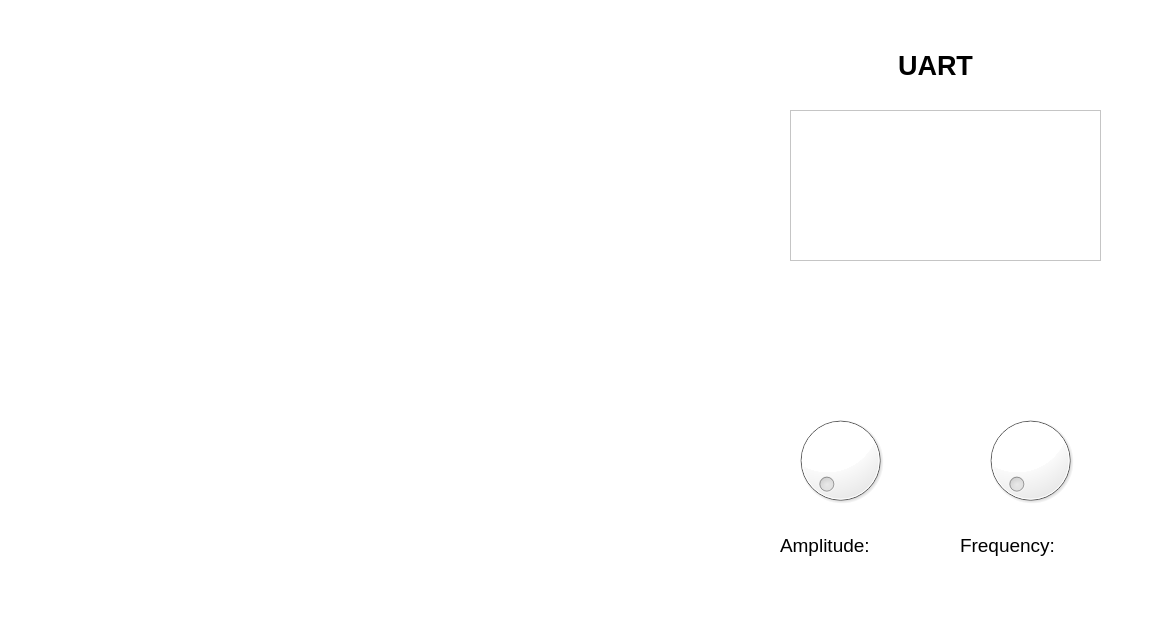
<?xml version="1.0" encoding="UTF-8"?>
<ui version="4.0">
 <class>Widget</class>
 <widget class="QWidget" name="Widget">
  <property name="geometry">
   <rect>
    <x>0</x>
    <y>0</y>
    <width>1151</width>
    <height>643</height>
   </rect>
  </property>
  <property name="windowTitle">
   <string>Widget</string>
  </property>
  <property name="styleSheet">
   <string notr="true">background-color: rgb(255, 255, 255);</string>
  </property>
  <widget class="QCustomPlot" name="graphWidget" native="true">
   <property name="geometry">
    <rect>
     <x>30</x>
     <y>30</y>
     <width>701</width>
     <height>541</height>
    </rect>
   </property>
  </widget>
  <widget class="QLabel" name="uartLabel">
   <property name="geometry">
    <rect>
     <x>790</x>
     <y>40</y>
     <width>291</width>
     <height>51</height>
    </rect>
   </property>
   <property name="font">
    <font>
     <pointsize>20</pointsize>
     <bold>true</bold>
    </font>
   </property>
   <property name="styleSheet">
    <string notr="true">color: rgb(0, 0, 0);</string>
   </property>
   <property name="text">
    <string>UART</string>
   </property>
   <property name="alignment">
    <set>Qt::AlignCenter</set>
   </property>
  </widget>
  <widget class="QPlainTextEdit" name="receivedDataText">
   <property name="geometry">
    <rect>
     <x>790</x>
     <y>110</y>
     <width>311</width>
     <height>151</height>
    </rect>
   </property>
   <property name="readOnly">
    <bool>true</bool>
   </property>
  </widget>
  <widget class="QDial" name="amplitudeDial">
   <property name="geometry">
    <rect>
     <x>780</x>
     <y>410</y>
     <width>121</width>
     <height>101</height>
    </rect>
   </property>
  </widget>
  <widget class="QDial" name="frequencyDial">
   <property name="geometry">
    <rect>
     <x>970</x>
     <y>410</y>
     <width>121</width>
     <height>101</height>
    </rect>
   </property>
  </widget>
  <widget class="QLabel" name="amplitudeLabel">
   <property name="geometry">
    <rect>
     <x>780</x>
     <y>530</y>
     <width>151</width>
     <height>31</height>
    </rect>
   </property>
   <property name="font">
    <font>
     <pointsize>14</pointsize>
    </font>
   </property>
   <property name="styleSheet">
    <string notr="true">color: rgb(0, 0, 0);</string>
   </property>
   <property name="text">
    <string>Amplitude: </string>
   </property>
  </widget>
  <widget class="QLabel" name="frequencyLabel">
   <property name="geometry">
    <rect>
     <x>960</x>
     <y>530</y>
     <width>161</width>
     <height>31</height>
    </rect>
   </property>
   <property name="font">
    <font>
     <pointsize>14</pointsize>
    </font>
   </property>
   <property name="styleSheet">
    <string notr="true">color: rgb(0, 0, 0);</string>
   </property>
   <property name="text">
    <string>Frequency:</string>
   </property>
  </widget>
 </widget>
 <customwidgets>
  <customwidget>
   <class>QCustomPlot</class>
   <extends>QWidget</extends>
   <header>qcustomplot.h</header>
   <container>1</container>
  </customwidget>
 </customwidgets>
 <resources/>
 <connections/>
</ui>
